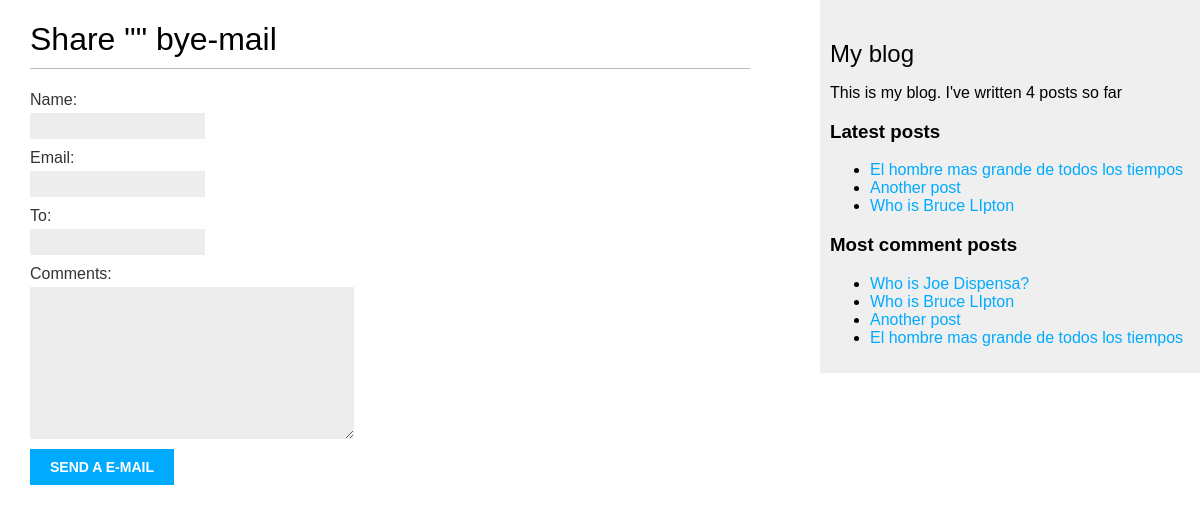
/blog/1/share/, run on an earlier commit of the app's database.
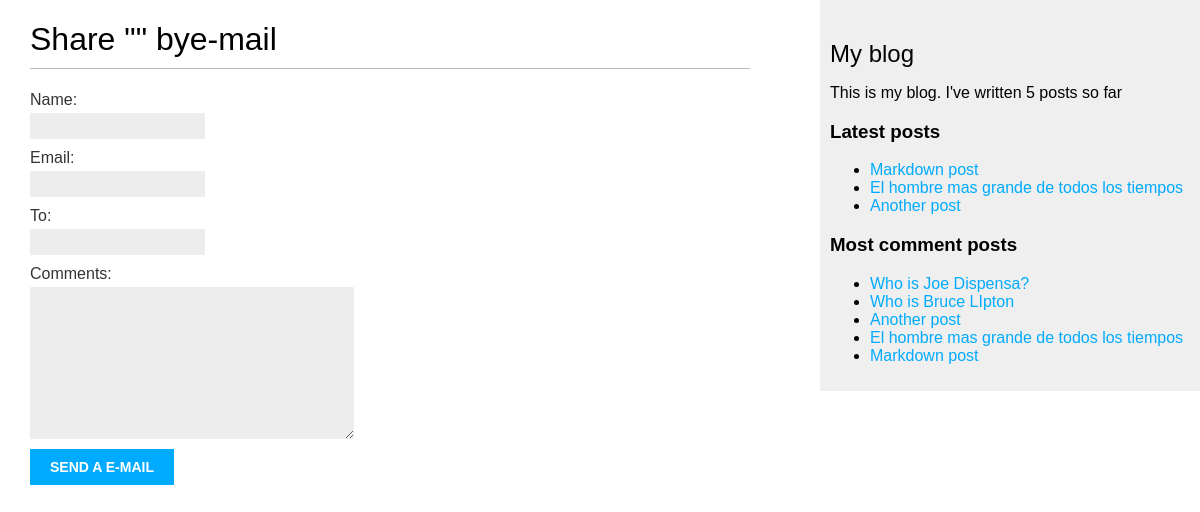
And on a later commit of the database.
### blog/models.py (models this page shows, shortened)
class Post(models.Model):
    class Status(models.TextChoices):
        DRAFT = 'DF', 'Draft'
        PUBLISHED = 'PB', 'Published'
    title = models.CharField(max_length=250)
    slug = models.SlugField(max_length=250, unique_for_date='publish')
    author = models.ForeignKey(User,
                               on_delete=models.CASCADE,
                               related_name='blog_posts')
    body = models.TextField()
    publish = models.DateTimeField(default=timezone.now)
    created = models.DateTimeField(auto_now_add=True)
    updated = models.DateTimeField(auto_now=True)
    status = models.CharField(max_length=2,
                              choices=Status.choices,
                              default=Status.DRAFT)
    objects = models.Manager()
    published = PublishedManager()
    tags = TaggableManager()
    class Meta:
        ordering = ['-publish']
        indexes = [
            models.Index(fields=['-publish'])
        ]
    def get_absolute_url(self):
        return reverse('blog:post_detail', args=[self.publish.year,
                                                 self.publish.month,
                                                 self.publish.day,
                                                 self.slug])

### blog/views.py (the view)
# urls.py: path('<int:post_id>/share/', views.post_share, name='post_share'),
def post_share(request, post_id):
    post = get_object_or_404(Post, id=post_id, status=Post.Status.PUBLISHED)
    sent = False
    if request.method == 'POST':
        form = EmailPostForm(request.POST)
        if form.is_valid():
            cd = form.cleaned_data
            post_url = request.build_absolute_uri(post.get_absolute_url())
            subject = f"{cd['name']} recomends you read " \
                      f"{post.title}"
            message = f"Read {post.title} at {post_url}\n\n" \
                      f"{cd['name']}\'s comments: {cd['comments']}"
            send_mail(subject, message, 'example@gmail.com', [cd['to']])
            sent = True
    else:
        form = EmailPostForm()
    return render(request, 'blog/post/share.html', {'form': form, 'post': post, 'sent': sent})

### blog/forms.py
class EmailPostForm(forms.Form):
    name = forms.CharField(max_length=25)
    email =forms.EmailField()
    to = forms.EmailField()
    comments = forms.CharField(required=False,
                               widget=forms.Textarea)

### blog/models.py (called while the page is built)
    def get_queryset(self):
        return super().get_queryset()\
            .filter(status=Post.Status.PUBLISHED)

### blog/templatetags/blog_tags.py (called while the page is built)
@register.simple_tag()
def total_posts():
    return Post.published.count()

@register.inclusion_tag('blog/post/latest_posts.html')
def show_latest_posts(count=5):
    latest_posts = Post.published.order_by('-publish')[:count]
    return {'latest_posts': latest_posts}

@register.simple_tag()
def get_most_comment_posts(count=5):
    return Post.published.annotate(
        total_comments=Count('comments')
    ).order_by('-total_comments')[:5]

### blog/templates/blog/post/share.html (shortened to what this page needs)
{% extends 'blog/base.html' %}
{% block content %}
    {% if sent %}
        <h1>E-mail successfully sent</h1>
        <p>
            "{{post.title}}" was successfully sent to {{ form.clean_data.to }}.
        </p>
    {% else %}
        <h1>Share "{{ psot.title }}" bye-mail</h1>
        <form method="post">
            {{ form.as_p}}
            <input type="submit" value="Send a e-mail">
        </form>
    {% endif %}
{% endblock content %}

### blog/templates/blog/base.html (shortened to what this page needs)
{% load blog_tags %}
{% load static %}
<!DOCTYPE html>
<html>
  <head>
    <link href="{% static 'css/blog.css' %}" rel="stylesheet" />
  </head>
  <body>
    <div id="content">{% block content %} {% endblock %}</div>
    <div id="sidebar">
      <h2>My blog</h2>
      <p>
        This is my blog.
        I've written {% total_posts %} posts so far
      </p>
      <h3>Latest posts</h3>
      {% show_latest_posts 3 %}
      <h3>Most comment posts</h3>
      {% get_most_comment_posts as most_commented_posts %}
      <ul>
        {% for post in  most_commented_posts %}
          <li>
            <a href="{{ post.get_absolute_url }}">{{ post.title }}</a>
          </li>
        {% endfor %}
      </ul>
    </div>
  </body>
</html>

### blog/templates/blog/post/latest_posts.html
<ul>
    {% for post in latest_posts %}
        <li>
            <a href="{{ post.absolute_url }}">{{ post.title }}</a>
        </li>
    {% endfor %}
</ul>

What changed in the data, as far as the page shows it:
no longer on one of the page's lists (row unchanged): Post: title "Who is Bruce LIpton"
added Post: title "Markdown post"
Also different on the page:
text no longer shown: "4"
text now shown: "5"
